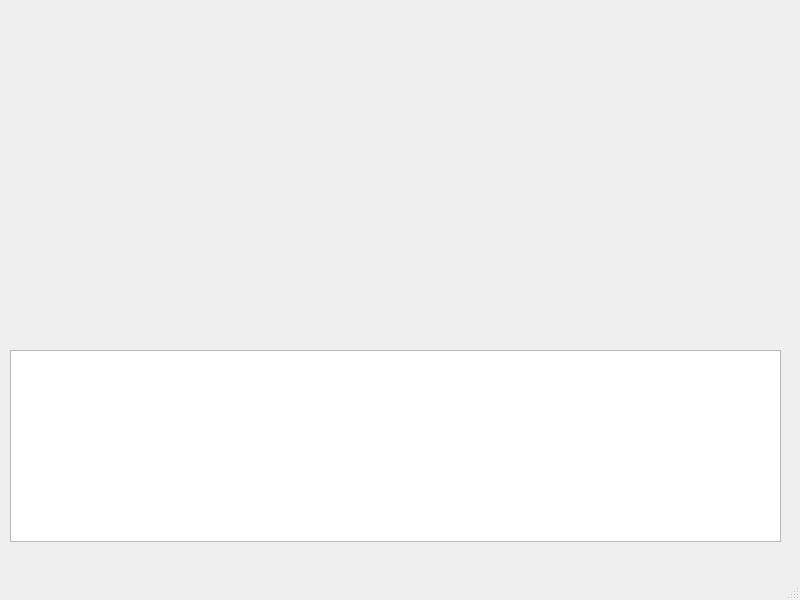
<?xml version="1.0" encoding="UTF-8"?>
<ui version="4.0">
 <class>MainWindow</class>
 <widget class="QMainWindow" name="MainWindow">
  <property name="geometry">
   <rect>
    <x>0</x>
    <y>0</y>
    <width>800</width>
    <height>600</height>
   </rect>
  </property>
  <property name="windowTitle">
   <string>MainWindow</string>
  </property>
  <widget class="QWidget" name="centralwidget">
   <widget class="QTextBrowser" name="txt_status_bar">
    <property name="geometry">
     <rect>
      <x>10</x>
      <y>350</y>
      <width>771</width>
      <height>192</height>
     </rect>
    </property>
   </widget>
  </widget>
  <widget class="QMenuBar" name="menubar">
   <property name="geometry">
    <rect>
     <x>0</x>
     <y>0</y>
     <width>800</width>
     <height>23</height>
    </rect>
   </property>
  </widget>
  <widget class="QStatusBar" name="statusbar"/>
 </widget>
 <resources/>
 <connections/>
</ui>
